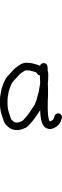
#> input picture lowercase_characters/a/0.jpg, 62 x 192 px; its folder holds only this picture in this run
$ jupyter execute text_builder.ipynb
#> lines starting #> are read from the running program, lines starting #| are printed output that depends on the picture
[cell 1]
from PIL import Image
import os
import numpy as np
import random
import math

[cell 2]
def load_character_templates(character_variation, num_variants=30):
    characters = {}

    punctuations = ".,';:?!\""

    for i in range(26):
        lowercase = chr(ord("a") + i)
        uppercase = chr(ord("A") + i)
        if i < len(punctuations):
            punctuation = punctuations[i]

        if character_variation == "LOW":
            lowercase_paths = [f"lowercase_characters/{lowercase}/0.jpg"]
            uppercase_paths = [f"uppercase_characters/{uppercase}/0.jpg"]
            if i < len(punctuations):
                punctuation_paths = [f"punctuation/{punctuation}/0.jpg"]

        elif character_variation == "HIGH":
            lowercase_paths = [
                f"lowercase_characters/{lowercase}/{j}.jpg" for j in range(num_variants)
            ]
            uppercase_paths = [
                f"uppercase_characters/{uppercase}/{j}.jpg" for j in range(num_variants)
            ]
            if i < len(punctuations):
                punctuation_paths = [
                    f"punctuation/{punctuation}/{j}.jpg" for j in range(num_variants)
                ]

        characters[lowercase] = [
            Image.open(path).convert("L")
            for path in lowercase_paths
            if os.path.exists(path)
        ]

        characters[uppercase] = [
            Image.open(path).convert("L")
            for path in uppercase_paths
            if os.path.exists(path)
        ]

        if i < len(punctuations):
            characters[punctuation] = [
                Image.open(path).convert("L")
                for path in punctuation_paths
                if os.path.exists(path)
            ]

    return characters

[cell 3]
def transform_character(img, baseline_anchor, rotation_deg=0.0, vertical_stretch=1.0):
    w, h = img.size
    new_h = max(1, int(round(h * vertical_stretch)))
    stretched = img.resize((w, new_h), Image.Resampling.BICUBIC)

    stretched_baseline = baseline_anchor * vertical_stretch

    if abs(rotation_deg) < 1e-8:
        return stretched, stretched_baseline

    rotated = stretched.rotate(rotation_deg, expand=True, fillcolor=255)

    w1, h1 = stretched.size
    cx, cy = w1 / 2.0, h1 / 2.0
    px, py = cx, stretched_baseline

    theta = math.radians(rotation_deg)
    cos_t = math.cos(theta)
    sin_t = math.sin(theta)

    def rotate_point(x, y):
        x0 = x - cx
        y0 = y - cy
        xr = cos_t * x0 - sin_t * y0 + cx
        yr = sin_t * x0 + cos_t * y0 + cy
        return xr, yr

    corners = [
        rotate_point(0, 0),
        rotate_point(w1, 0),
        rotate_point(0, h1),
        rotate_point(w1, h1),
    ]

    min_x = min(x for x, y in corners)
    min_y = min(y for x, y in corners)

    prx, pry = rotate_point(px, py)

    new_anchor_y = pry - min_y

    return rotated, new_anchor_y

[cell 4]
STRUCTURE_PRESETS = {
    "LOW": {
        "base_letter_spacing": 6,
        "base_word_spacing": 40,
        "baseline_jitter": 0,
        "char_spacing_jitter": 0,
        "word_spacing_jitter": 0,
        "rotation_range": (0, 0),
        "vertical_stretch_range": (1.0, 1.0),
    },
    "HIGH": {
        "base_letter_spacing": 6,
        "base_word_spacing": 40,
        "baseline_jitter": 15,
        "char_spacing_jitter": 6,
        "word_spacing_jitter": 15,
        "rotation_range": (-10, 10),
        "vertical_stretch_range": (0.9, 1.15),
    }
}

def sample_structure_values(
    base_letter_spacing,
    base_word_spacing,
    baseline_jitter=0,
    char_spacing_jitter=0,
    word_spacing_jitter=0,
    rotation_range=(0.0, 0.0),
    vertical_stretch_range=(1.0, 1.0)
):
    baseline_offset = random.randint(-baseline_jitter, baseline_jitter)

    char_spacing = base_letter_spacing + random.randint(
        -char_spacing_jitter, char_spacing_jitter
    )

    char_spacing = max(0, char_spacing)

    rotation_deg = random.uniform(rotation_range[0], rotation_range[1])

    vertical_stretch = random.uniform(
        vertical_stretch_range[0], vertical_stretch_range[1]
    )
    vertical_stretch = max(0.1, vertical_stretch)

    return {
        "baseline_offset": baseline_offset,
        "char_spacing": char_spacing,
        "rotation_deg": rotation_deg,
        "vertical_stretch": vertical_stretch
    }

[cell 5]
def plan_word(
    word,
    characters,
    baseline_anchor,
    base_letter_spacing,
    base_word_spacing,
    baseline_jitter=0,
    char_spacing_jitter=0,
    word_spacing_jitter=0,
    rotation_range=(0.0, 0.0),
    vertical_stretch_range=(1.0, 1.0)
):
    planned_chars = []

    for char in word:
        if char not in characters or len(characters[char]) == 0:
            continue

        raw_img = random.choice(characters[char])

        structure = sample_structure_values(
            base_letter_spacing=base_letter_spacing,
            base_word_spacing=base_word_spacing,
            baseline_jitter=baseline_jitter,
            char_spacing_jitter=char_spacing_jitter,
            word_spacing_jitter=word_spacing_jitter,
            rotation_range=rotation_range,
            vertical_stretch_range=vertical_stretch_range
        )

        transformed_img, transformed_anchor = transform_character(
            raw_img,
            baseline_anchor=baseline_anchor,
            rotation_deg=structure["rotation_deg"],
            vertical_stretch=structure["vertical_stretch"]
        )

        planned_chars.append({
            "char": char,
            "img": transformed_img,
            "anchor_y": transformed_anchor,
            "baseline_offset": structure["baseline_offset"],
            "char_spacing": structure["char_spacing"]
        })

    word_spacing = base_word_spacing + random.randint(
        -word_spacing_jitter, word_spacing_jitter
    )
    word_spacing = max(0, word_spacing)

    word_width = 0
    if planned_chars:
        for item in planned_chars:
            word_width += item["img"].size[0] + item["char_spacing"]
        word_width -= planned_chars[-1]["char_spacing"]

    return {
        "chars": planned_chars,
        "word_spacing": word_spacing,
        "word_width": word_width
    }


def generate_text_image(
    text,
    characters,
    output_path="text.png",
    canvas_width=5000,
    canvas_height=6000,
    margin=60,
    line_spacing=40,
    base_letter_spacing=6,
    base_word_spacing=30,
    baseline_jitter=0,
    char_spacing_jitter=0,
    word_spacing_jitter=0,
    rotation_range=(0.0, 0.0),
    vertical_stretch_range=(1.0, 1.0),
    seed=None
):
    if seed is not None:
        random.seed(seed)

    canvas = Image.new("L", (canvas_width, canvas_height), color=255)

    sample_img = characters["a"][0]
    image_height = sample_img.size[1]

    baseline_anchor = int(image_height * (2 / 3))

    x = margin
    line_top = margin
    current_line_bottom = line_top

    max_x_used = margin

    for word in text.split(" "):
        planned_word = plan_word(
            word=word,
            characters=characters,
            baseline_anchor=baseline_anchor,
            base_letter_spacing=base_letter_spacing,
            base_word_spacing=base_word_spacing,
            baseline_jitter=baseline_jitter,
            char_spacing_jitter=char_spacing_jitter,
            word_spacing_jitter=word_spacing_jitter,
            rotation_range=rotation_range,
            vertical_stretch_range=vertical_stretch_range
        )

        word_width = planned_word["word_width"]

        if x + word_width > canvas_width - margin and x > margin:
            x = margin
            line_top = current_line_bottom + line_spacing
            current_line_bottom = line_top

        line_baseline = line_top + baseline_anchor

        for item in planned_word["chars"]:
            img = item["img"]
            anchor_y = item["anchor_y"]
            baseline_offset = item["baseline_offset"]
            char_spacing = item["char_spacing"]

            paste_y = int(round(line_baseline + baseline_offset - anchor_y))

            canvas.paste(img, (x, paste_y))

            max_x_used = max(max_x_used, x + img.size[0])

            x += img.size[0] + char_spacing
            current_line_bottom = max(current_line_bottom, paste_y + img.size[1])

        x += planned_word["word_spacing"]

    final_height = current_line_bottom + margin
    final_width = max_x_used + margin

    canvas = canvas.crop((0, 0, final_width, final_height))

    canvas.save(output_path)
    return canvas

[cell 6]
PASSAGE_A = "Maya arrived at the community garden just after sunrise, when the air was still cool and the sidewalks were quiet. She had promised her neighbor, Mrs. Alvarez, that she would water the tomato plants while she was away visiting her sister. At first, everything looked normal: the gate was closed, the hose was coiled beside the shed, and the small wooden signs still marked each row of vegetables. But when Maya walked toward the back fence, she noticed that several tomato plants had fallen sideways during the night. Their thin green stems were bent toward the soil, and a few pale tomatoes rested in the dirt. Maya felt nervous because she did not want Mrs. Alvarez to come home and think she had been careless. She searched the shed and found a roll of string, a pair of scissors, and several narrow sticks. One by one, she lifted the plants gently and tied them to the sticks without pulling too tightly. Then she watered the soil around their roots and brushed dirt from the tomatoes. By the time the sun rose above the apartment buildings, the row looked almost normal again. Maya took a picture to send to Mrs. Alvarez, but then she decided not to. She wanted the garden to look peaceful when her neighbor returned, as if nothing bad had happened at all."

PASSAGE_B = "Leo stood at the bus stop with his backpack between his feet and a library book tucked under one arm. The morning had started with bright sunlight, but a gray cloud now covered the sky, and rainwater from the night before still gathered in shallow puddles along the curb. Leo was supposed to return the book before school because it was already two days late. He had finished the final chapter at breakfast and felt proud that he had remembered to bring it with him. While he waited, he opened the book again and reread his favorite page, the one where the main character finally finds the missing map. A delivery truck splashed through a puddle, and Leo stepped backward to avoid the water. At that exact moment, the bus turned the corner. He closed the book quickly, grabbed his backpack, and hurried toward the door. Just as he reached the first step, he realized that his hands were empty. The book was still lying on the bench. Leo ran back, snatched it up, and returned just before the doors closed. He climbed onto the bus breathing hard, with rain on his shoes and mud on one sleeve. The driver smiled at him in the mirror and said, \"A careful reader should also be a careful traveler.\" Leo laughed, but he held the book tightly for the rest of the ride."

PASSAGE_C = "Nora found the blue envelope while she was helping her mother clean the kitchen shelves. They had already thrown away old grocery lists, empty jars, and a box of tea that smelled like dust instead of mint. The envelope was hidden inside a cookbook that no one had opened in years. Its paper was thin and soft, and the front was covered with handwriting Nora recognized from birthday cards: her grandmother's round, careful letters. Inside the envelope was a recipe for apple cake, folded around a short note. The note said that the cake should be made on rainy days, when the house felt too quiet and everyone needed a reason to gather in the kitchen. Nora read the sentence twice and looked out the window. Rain was tapping lightly against the glass. Her mother was about to put the recipe back in the book, but Nora asked if they could make it before dinner. They found apples in the fruit bowl, cinnamon in the cabinet, and a small pan behind the mixing bowls. As the cake baked, the kitchen filled with a warm, sweet smell. Nora's mother told stories about how her grandmother used to hum while cooking and always forgot where she had placed her glasses. By the time the cake was ready, the kitchen no longer felt like a room they were cleaning. It felt like a place that had remembered someone."

PASSAGE_D = "Ethan was cleaning his room because his cousins were coming to visit that afternoon. His mother had told him that no one could sleep on the floor if the floor could not be found. Ethan thought this was unfair, but he had to admit that books, socks, and game pieces were spread across almost every corner. He had just pushed a pile of shirts into a drawer when he heard a soft tapping sound. At first, he thought a branch was hitting the window, so he pulled back the curtain and looked outside. The tree beside the house was completely still. He heard the tapping again, this time from behind him. Ethan turned slowly and followed the sound to the closet. When he opened the door, his little sister, Lily, was crouched behind a pile of coats with a wooden spoon in her hand. She had been tapping the wall and trying not to laugh. Ethan wanted to be annoyed, especially because he still had so much cleaning left to do. Instead, he picked up a flashlight from his desk and shined it into the closet like an explorer entering a cave. Lily whispered that the coats were mountains and the laundry basket was a sleeping bear. Ethan added that the missing socks were ancient treasure. By the time their mother came upstairs, the room was only half clean, but the closet had become the entrance to a secret underground kingdom."

[cell 7]
os.makedirs('generated_texts', exist_ok=True)

for i in range(4):
    if i == 0:
        PASSAGE = PASSAGE_A
    elif i == 1:
        PASSAGE = PASSAGE_B
    elif i == 2:
        PASSAGE = PASSAGE_C
    else:
        PASSAGE = PASSAGE_D
    passage_id = chr(ord('A') + i)
    for j in range(4):
        if j%2 == 0:
            character_variation = "LOW"
        else:
            character_variation = "HIGH"
        if j//2 == 0:
            structure_variation = "LOW"
        else:
            structure_variation = "HIGH"

        characters = load_character_templates(character_variation, num_variants=30)
#> characters = 60 items

        structure_settings = STRUCTURE_PRESETS[structure_variation]

        img = generate_text_image(
            text=PASSAGE,
            characters=characters,
            output_path=f"generated_texts/{passage_id}_{character_variation}_{structure_variation}.png",
            **structure_settings
        )
#> in generate_text_image, `canvas = Image.new("L", (canvas_width, canvas_height), color=255)`: canvas: PIL image 5000x6000 L; every value is 255
#> the loop in generate_text_image, `for word in text.split(" "):` made 225 passes
#> (word_width, x) on passes 1 to 3: (266, 372), (470, 888), (130, 1064)
#> after the loop in generate_text_image, `for word in text.split(" "):`:
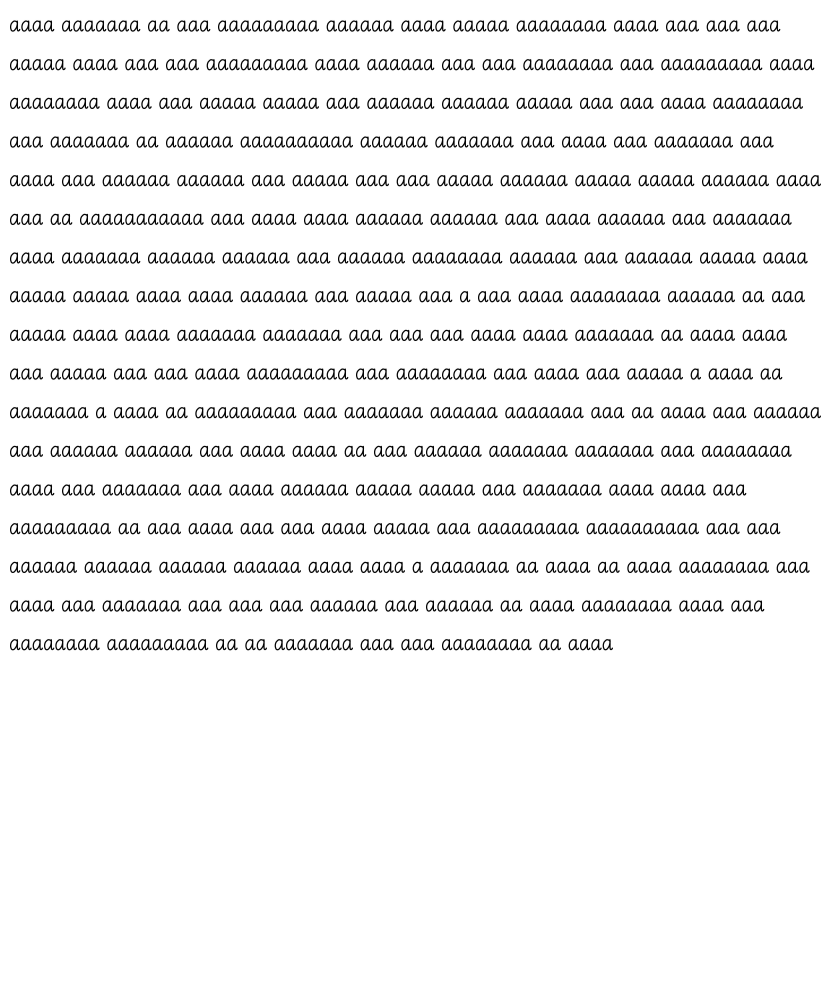
#> canvas: PIL image 5000x6000 L (shown at 1/6 size); min 0, max 255, mean 241.1
#> after the loop in generate_text_image, `for word in text.split(" "):`: current_line_bottom = 3964; line_top = 3772; x = 3724
#> in generate_text_image, `final_height = current_line_bottom + margin`: final_height = 4024
#> in generate_text_image, `canvas = canvas.crop((0, 0, final_width, final_height))`:
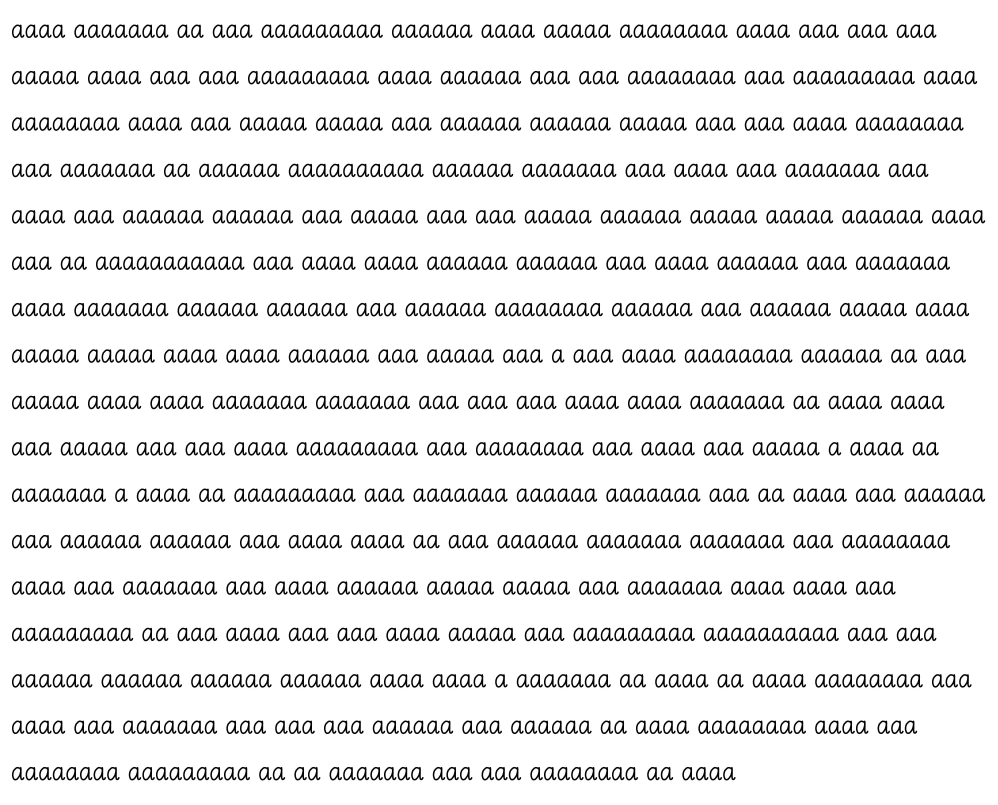
#> canvas: PIL image 4986x4024 L (shown at 1/5 size); min 0, max 255, mean 234.2
